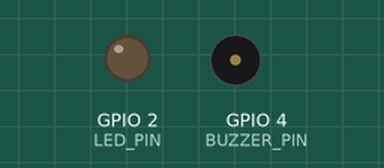
This sketch was run on a simulated ESP32. On the bench: output pins drawn as LEDs (lit = HIGH), buzzer (waves = sounding). WiFi joins after 1.5 s; servers stay silent unless stated; what the sketch prints to the serial monitor is not drawn.

Above: at 0.1 s.
At 1.6 s:
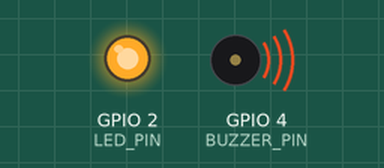
Timing chart, 0 to 3.4 s (numbered marks = the images above):
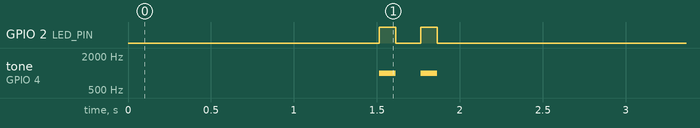

The sketch:

Phase5_Alarm_Receiver.ino
```cpp
// ============================================================
// Phase5_Alarm_Receiver.ino
// Sentry IoT - Physical Fall Alarm Node
//
// Compatible with ESP32 Arduino Core v3.x (new LEDC API)
//
// - Listens for UDP "FALL_ALERT" on port 5001
// - Sends heartbeat "ALARM_READY" broadcast every 5s on port 5002
//   so the Raspberry Pi dashboard can show this device as online
// - Triggers: Red LED blink + scary descending buzzer on fall
// - Graceful: if LED/buzzer not wired, no crash
// ============================================================

#include <WiFi.h>
#include <WiFiUDP.h>

// ---------- CONFIGURATION ----------
const char* WIFI_SSID     = "BUNDAOBUNTAI";
const char* WIFI_PASSWORD = "ohm12345";

const int ALARM_UDP_PORT     = 5005;  // Receive fall alerts from Pi
const int HEARTBEAT_UDP_PORT = 5002;  // Send heartbeats to Pi
const int HEARTBEAT_INTERVAL = 5000;  // ms between heartbeats

const int LED_PIN    = 2;   // Red LED  (220Ω resistor in series)
const int BUZZER_PIN = 4;   // Passive buzzer (100Ω resistor in series)
const int BUTTON_PIN = 17;  // Push button between GPIO 17 and GND (Active LOW)
// -----------------------------------

WiFiUDP udpRx;     // Receive alerts
WiFiUDP udpTx;     // Send heartbeats

unsigned long lastHeartbeat = 0;

// Scary descending frequency sweep
const int NOTE_COUNT = 8;
const int FREQS[NOTE_COUNT]     = {2000, 1700, 1400, 1100, 900, 700, 500, 300};
const int DURATIONS[NOTE_COUNT] = { 120,  120,  120,  120, 150, 150, 180, 300};

// ---- helpers ----
void buzzerTone(int freq) {
  ledcWriteTone(BUZZER_PIN, freq);
}
void buzzerOff() {
  ledcWriteTone(BUZZER_PIN, 0);
}

void sendHeartbeat() {
  String msg = "ALARM_READY:" + WiFi.localIP().toString();
  udpTx.beginPacket(IPAddress(255,255,255,255), HEARTBEAT_UDP_PORT);
  udpTx.print(msg);
  udpTx.endPacket();
  Serial.printf("[ALARM] Heartbeat sent: %s\n", msg.c_str());
}

// ---- Boot setup ----
void setup() {
  Serial.begin(115200);
  Serial.println("\n[ALARM] Sentry Phase 5 - Alarm Receiver Boot");

  pinMode(LED_PIN, OUTPUT);
  digitalWrite(LED_PIN, LOW);
  pinMode(BUTTON_PIN, INPUT_PULLUP);

  ledcAttach(BUZZER_PIN, 2000, 8);
  buzzerOff();

  Serial.printf("[ALARM] Connecting to WiFi: %s\n", WIFI_SSID);
  WiFi.begin(WIFI_SSID, WIFI_PASSWORD);

  int retries = 0;
  while (WiFi.status() != WL_CONNECTED && retries < 30) {
    delay(500);
    Serial.print(".");
    retries++;
  }

  if (WiFi.status() == WL_CONNECTED) {
    Serial.printf("\n[ALARM] WiFi OK! IP: %s\n", WiFi.localIP().toString().c_str());
  } else {
    Serial.println("\n[ALARM] WiFi failed — will retry in loop");
  }

  udpRx.begin(ALARM_UDP_PORT);
  Serial.printf("[ALARM] Listening on UDP port %d\n", ALARM_UDP_PORT);
  Serial.printf("[ALARM] Sending heartbeats on UDP port %d\n", HEARTBEAT_UDP_PORT);
  Serial.println("[ALARM] Alarm Reset Button active on Pin 17.");

  bootBeep();
  sendHeartbeat(); // Send immediately on boot
}

// ---- Main loop ----
void loop() {
  if (WiFi.status() != WL_CONNECTED) {
    Serial.println("[ALARM] WiFi lost, reconnecting...");
    WiFi.reconnect();
    delay(3000);
    return;
  }

  // Send heartbeat every HEARTBEAT_INTERVAL ms
  if (millis() - lastHeartbeat >= HEARTBEAT_INTERVAL) {
    sendHeartbeat();
    lastHeartbeat = millis();
  }

  // Check for fall alert UDP packet
  int packetSize = udpRx.parsePacket();
  if (packetSize > 0) {
    char buf[64];
    int len = udpRx.read(buf, sizeof(buf) - 1);
    if (len > 0) {
      buf[len] = '\0';
      String msg = String(buf);
      msg.trim();
      Serial.printf("[ALARM] UDP received: %s\n", msg.c_str());

      if (msg.startsWith("FALL_ALERT")) {
        Serial.println("[ALARM] FALL DETECTED — triggering continuous alarm!");
        triggerAlarm();
      }
    }
  }

  delay(10);
}

// ---- Full alarm sequence (loops until button on Pin 17 is pressed) ----
void triggerAlarm() {
  while (true) {
    for (int i = 0; i < NOTE_COUNT; i++) {
      // Check if button on GPIO 17 is pressed to stop alarm
      if (digitalRead(BUTTON_PIN) == LOW) {
        buzzerOff();
        digitalWrite(LED_PIN, LOW);
        Serial.println("[ALARM] Button on Pin 17 pressed! Alarm cancelled.");
        delay(250); // Debounce
        return;
      }

      buzzerTone(FREQS[i]);
      digitalWrite(LED_PIN, (i % 2 == 0) ? HIGH : LOW);
      delay(DURATIONS[i]);
    }
  }
}

// ---- 2 short boot beeps ----
void bootBeep() {
  for (int i = 0; i < 2; i++) {
    buzzerTone(1000);
    digitalWrite(LED_PIN, HIGH);
    delay(100);
    buzzerOff();
    digitalWrite(LED_PIN, LOW);
    delay(150);
  }
}
```
